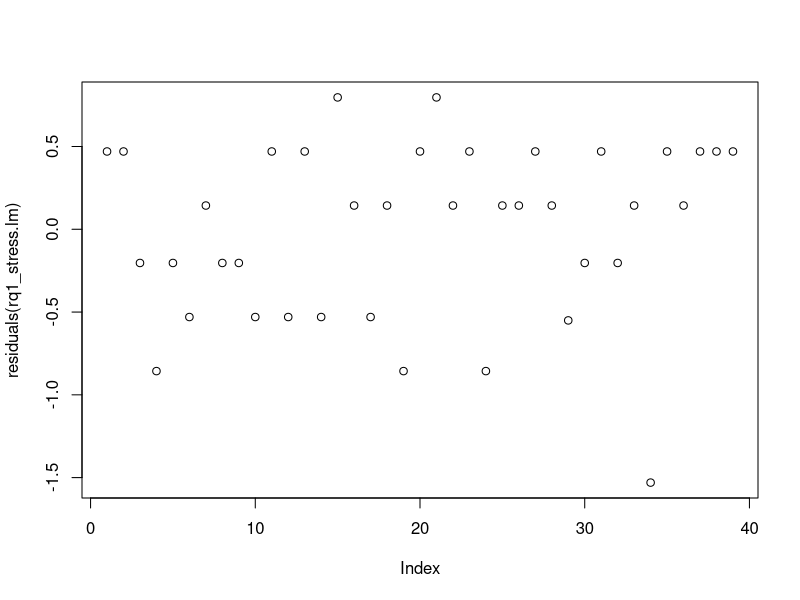

This chart was generated by the following R code: (Note: this script raises an error after producing the figure.)
my_data <- read.csv("STA304 Group Project Dataset.csv", header=TRUE, sep=',')
# Datapreprocessing
# Remove column 'X'
data_cleaned <- my_data[,!(names(my_data)=="X")]
# Remove fake responses on row 3 and 12
data_cleaned <- data_cleaned[-c(3, 12),]
data_cleaned

# Calculating sample size
N = 200
B = .25
D = (B^2)/4
sigma = sd(data_cleaned$academic_workload)
n = ceiling((N * sigma^2) / ((N-1) * D + sigma^2))
n

# Select a random sample of n rows
set.seed(1)
random_indices <- sample(1:nrow(data_cleaned), n)
sample_data <- data_cleaned[random_indices, ]
sample_data

#####Simple and Multiple Linear Regressions#####

# Research Question 1 - Simple Linear Regression
sample_data$stress_numeric <- as.numeric(factor(sample_data$stress, levels = c("Never", "Sometimes", "Always")))
rq1_stress.lm = lm(stress_numeric ~ academic_workload, data = sample_data)
summary(rq1_stress.lm)


# Assumptions for Research Question 1 - Simple Linear Regression
png("residuals_rq1.png", width = 800, height = 600)
# Plot code goes here, for example:
plot(residuals(rq1_stress.lm))
dev.off()


# Research Question 2 - Multiple Linear Regression
rq2.lm = lm(hours_sleep ~ academic_workload + missed_social_events, data = sample_data)
summary(rq2.lm)


{r}
# Assumptions for Research Question 2 - Multiple Linear Regression
png("residuals_rq2.png", width = 800, height = 600)
# Plot code goes here, for example:
plot(residuals(rq2_stress.lm))
dev.off()


# Assumptions for Research Question 2 - Multiple Linear Regression
png("qq_rq2.png", width = 800, height = 600)
# Plot code goes here, for example:
plot(rq2.lm, which=2)
dev.off()

# Assumptions for Research Question 2 - Multiple Linear Regression
library(car)
vif(rq2.lm)

# Research Question 3 - Multiple Linear Regression
rq3.lm <- lm(stress_numeric ~ missed_social_events + living_situation, data = sample_data)
summary(rq3.lm)

# Assumptions for Research Question 3 - Multiple Linear Regression
png("residuals_rq3.png", width = 800, height = 600)
# Plot code goes here, for example:
plot(residuals(rq3.lm))
dev.off()


# Assumptions for Research Question 3 - Multiple Linear Regression
library(car)
vif(rq3.lm)


#####ANOVA##### 
#Conduct Barlett's test to fulfill assumptions before conducting ANOVA test
barlett_result <- bartlett.test(academic_workload ~ stress, data = sample_data)
print(barlett_result$p.value)

sample_data$stress_numeric <- as.numeric(factor(sample_data$stress, 
                                                levels = c("Never", "Sometimes", "Always")))

anova_result <- aov(stress_numeric ~ factor(academic_workload), data = sample_data)
summary(anova_result)

# ANOVA between stress and hours_sleep
sample_data$stress_numeric <- as.numeric(factor(sample_data$stress, 
                                                levels = c("Never", "Sometimes", "Always")))

sample_data$sleep_category <- cut(sample_data$hours_sleep, 
                                  breaks = c(0, 6, 8, Inf),
                                  labels = c("Less than 6", "6-8", "More than 8"))

anova_result <- aov(stress_numeric ~ sleep_category, data = sample_data)
summary(anova_result)

# ANOVA between stress and missed social events
sample_data$study_category <- cut(sample_data$hours_study, 
                                  breaks = c(0, 10, 20, Inf),
                                  labels = c("Low", "Medium", "High"))

anova_social <- aov(stress_numeric ~ factor(missed_social_events), data = sample_data)
print(summary(anova_social))

#####Chi Square Test#####

sample_data$workload <-as.numeric(factor(sample_data$academic_workload,levels =c(1,2,3,4,5)))
                                 
sample_data$anxiety_numeric <- as.numeric(factor(sample_data$anxiety,levels = c("Never", "Sometimes", "Always")))

sample_data$concentration_numeric <- as.numeric(factor(sample_data$concentration,levels = c("Never", "Sometimes", "Always")))

sample_data$living <- as.numeric(factor(sample_data$living_situation,
                                        levels = c("Living alone", "Living with family", "Living with roommates", "Living on campus")))

sample_data$time <-as.numeric(factor(sample_data$time_management,levels =c(0,1,2,3,4)))

sample_data$finances <-as.numeric(factor(sample_data$financial_problems,levels =c(0,1,2,3,4)))

sample_data$socials <-as.numeric(factor(sample_data$missed_social_events,levels =c(0,1,2,3,4)))

#Academic Workload vs Stress
new_table <- table(sample_data$workload, sample_data$stress_numeric)
chisq_result <- chisq.test(new_table)
print(chisq_result)

#Academic Workload vs Anxiety
new_table <- table(sample_data$workload, sample_data$anxiety_numeric)
chisq_result <- chisq.test(new_table)
print(chisq_result)

#Academic Workload vs Concentration
new_table <- table(sample_data$workload, sample_data$concentration_numeric)
chisq_result <- chisq.test(new_table)
print(chisq_result)

#Living Situation vs Stress
new_table <- table(sample_data$living, sample_data$stress_numeric)
chisq_result <- chisq.test(new_table)
print(chisq_result)

#Living Situation vs Anxiety
new_table <- table(sample_data$living, sample_data$anxiety_numeric)
chisq_result <- chisq.test(new_table)
print(chisq_result)

#Living Situation vs Concentration
new_table <- table(sample_data$living, sample_data$concentration_numeric)
chisq_result <- chisq.test(new_table)
print(chisq_result)

#Time Management vs Stress
new_table <- table(sample_data$time, sample_data$stress_numeric)
chisq_result <- chisq.test(new_table)
print(chisq_result)

#Time Management vs Anxiety
new_table <- table(sample_data$time, sample_data$anxiety_numeric)
chisq_result <- chisq.test(new_table)
print(chisq_result)

#Time Management vs Concentration
new_table <- table(sample_data$time, sample_data$concentration_numeric)
chisq_result <- chisq.test(new_table)
print(chisq_result)

#Financials vs Stress
new_table <- table(sample_data$finances, sample_data$stress_numeric)
chisq_result <- chisq.test(new_table)
print(chisq_result)

#Financials vs Anxiety
new_table <- table(sample_data$finances, sample_data$anxiety_numeric)
chisq_result <- chisq.test(new_table)
print(chisq_result)

#Financials vs Concentration
new_table <- table(sample_data$finances, sample_data$concentration_numeric)
chisq_result <- chisq.test(new_table)
print(chisq_result)
